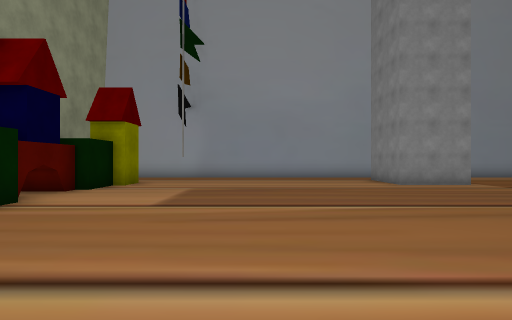
View 1 (above)

24 first-person views from a walk through a scene from a Unity 3-D project. The camera is 1.5 m above the floor, looks level and sees 80° across. Doors are open. The floor is counted in squares, 2 m on a side. Each view is taken from the middle of a square. On the plan, view 1 faces up. The plan holds only what a view shows up to about 10 squares ahead; the rest is blank. The place goes on beyond the plan. The player character is not drawn. Some surface patterns are stand-ins.

View 2
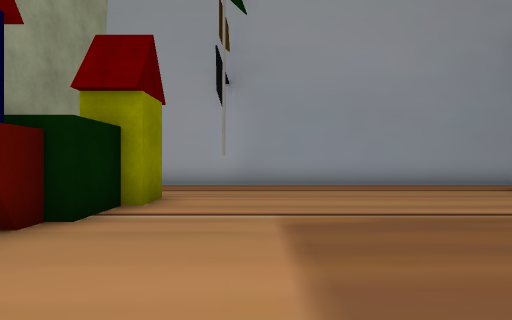

View 3
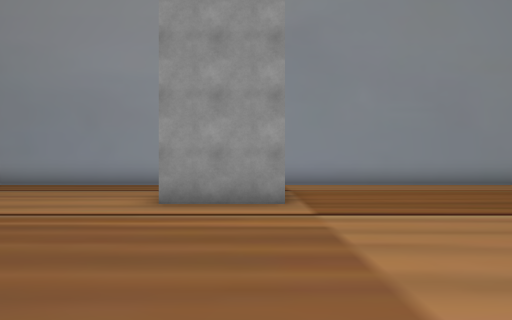

View 4
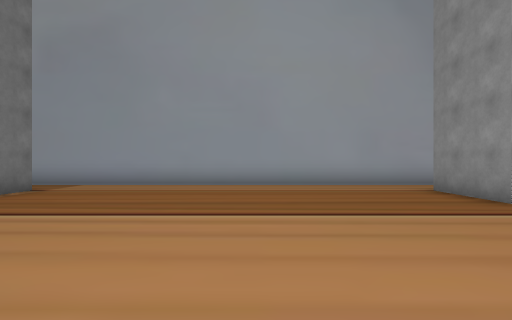

View 5
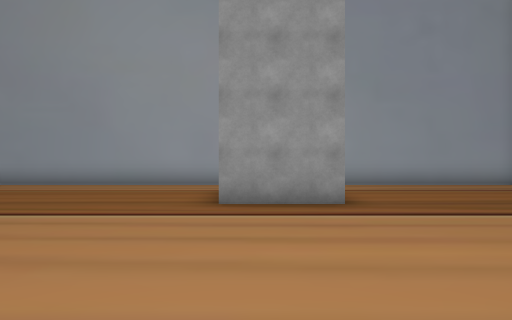

View 6
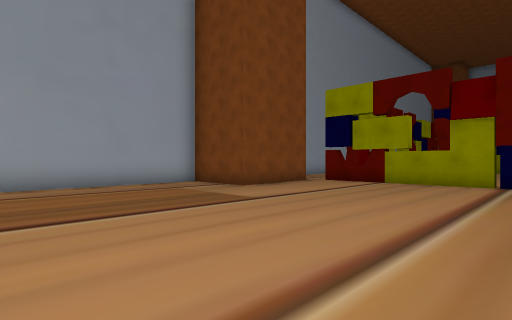

View 7
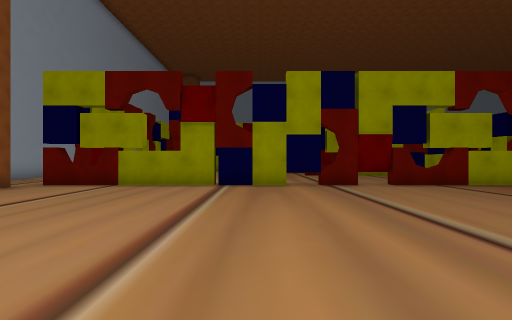

View 8
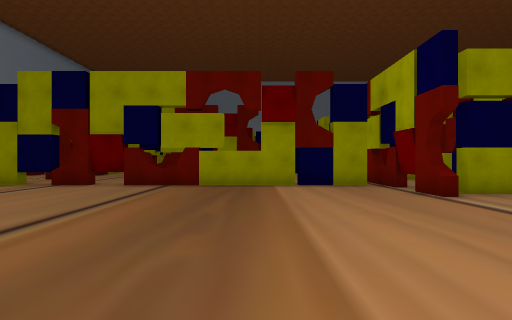

View 9
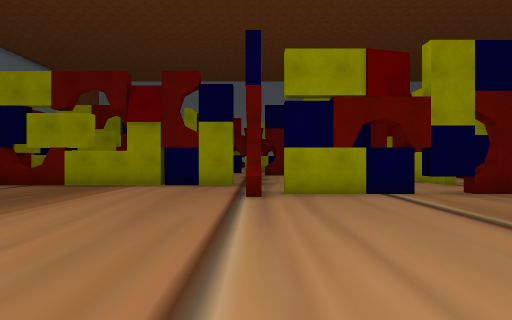

View 10
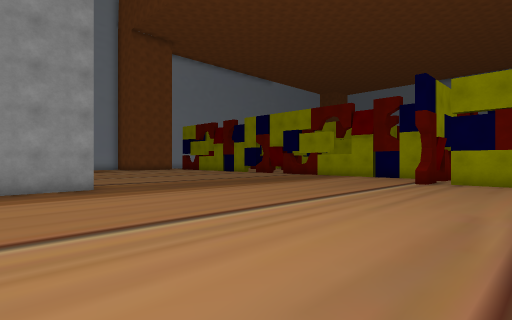

View 11
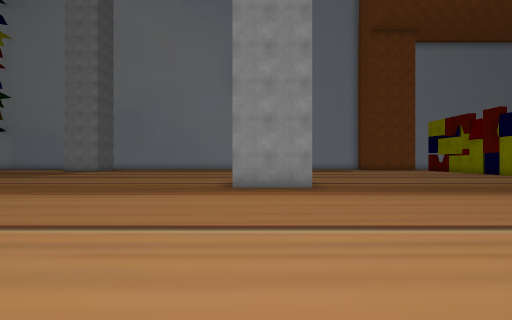

View 12
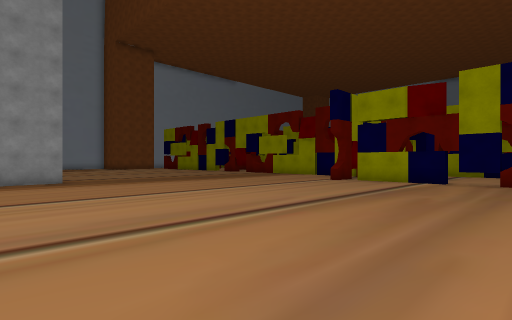

View 13
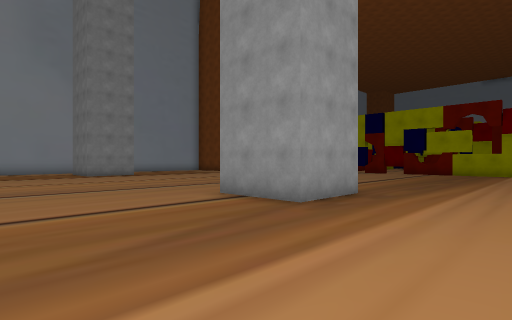

View 14
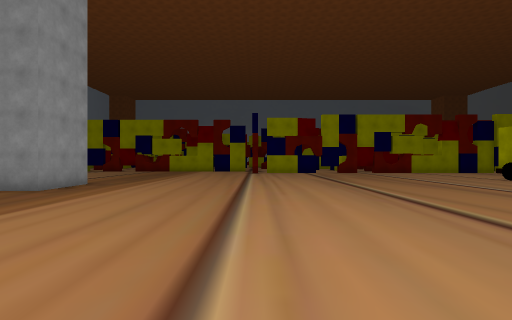

View 15
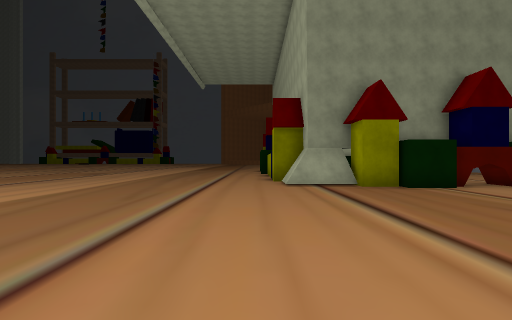

View 16
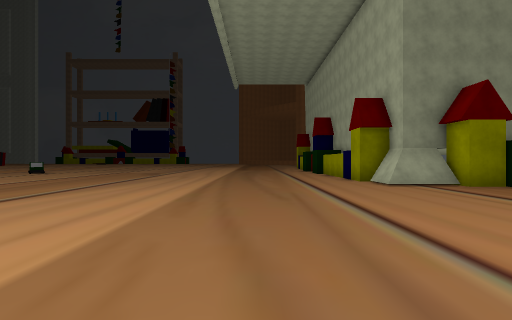

View 17
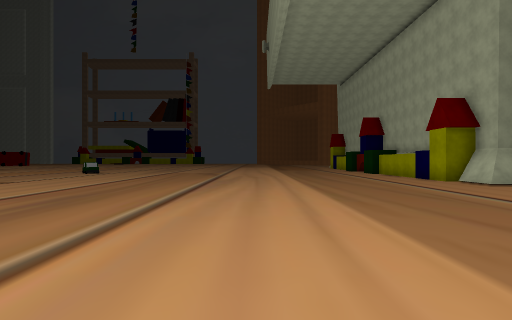

View 18
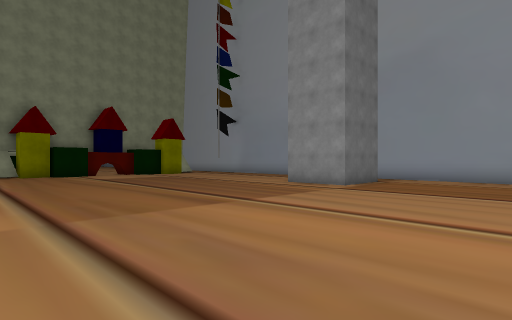

View 19
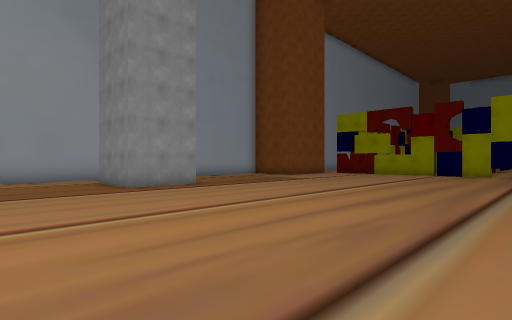

View 20
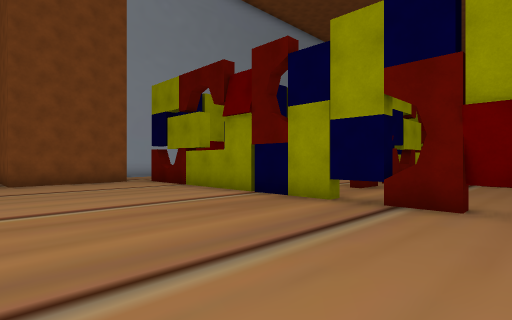

View 21
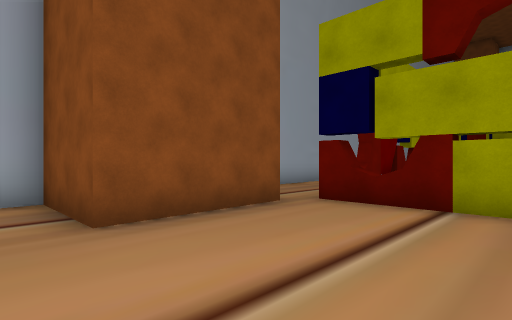

View 22
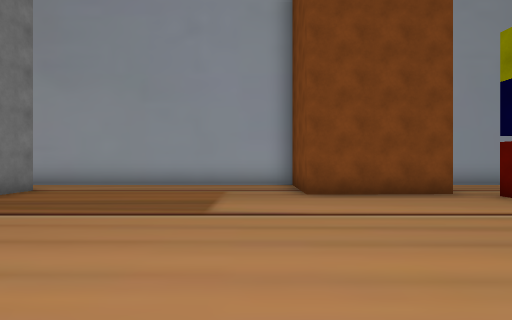

View 23
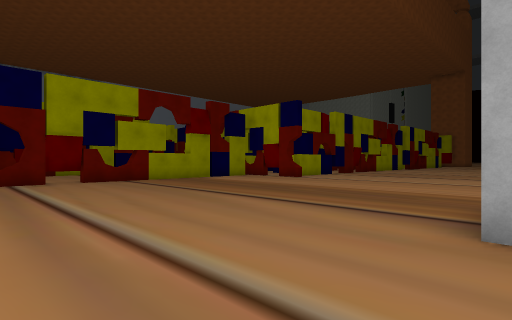

View 24
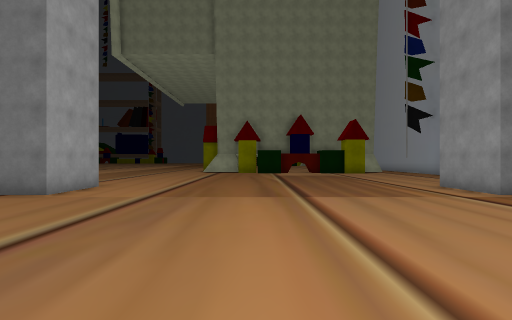

### Floor plan
Points are (right, up) in squares from view 1. A wall is a line through its corners. A room is listed if a view was taken in it or the views show most of it. See-through windows are left out.
Room 1 (views 1, 2, 3, 4, 5, 6, 7, 8, 9, 10, 11, 12, 13, 14, 15, 16, 17, 18, 19, 20, 21, 22, 23, 24)
walls: (4.2, -0.5) (6.5, -0.5) (6.5, -1.5); (18.6, -2.7) (16.4, -2.7) (16.4, -0.4); (18.6, 9.2) (16.4, 9.2) (16.4, 11.5); (6.5, 11.5) (6.5, 9.2) (4.3, 9.2) (4.3, 10); (18.5, 11.5) (18.5, 10.5); (-5.1, 1.3) (-6, 1.3); (-4.5, 4) (-4.5, 3); (-4.2, 5.5) (-4.2, 4.1); (26.1, -7.8) (30, -7.8); (-5.3, 2.9) (-5.3, 1); (-5.4, 3) (-5.4, 1.4); (27.2, -8.1) (26.2, -8.1); (-3.9, 10) (-3.9, 9) (-4.2, 9) (-4.2, 7.7) (-4.5, 7.7) (-4.5, 5.6); (26.7, -11.5) (26.7, -8.7) (27.1, -8.7); (29.1, -7.4) (29.1, 10.4); (26.7, -13.6) (26.7, -11.9); (28.4, 10.7) (25.1, 10.6) (25.1, 13.1) (-2.9, 13.1)
low walls: (-5.3, 1) (-6, 1); (-5, 3) (-5, 1)
ways out: opening at (-3, 11); open door at (-3, 12); open door at (19, -3); gap at (27, -12)

Where each view was taken, in squares from view 1:
view 1: 0 up, 0 right, facing up
view 2: 4 up, 2 left, facing up
view 3: 4 up, 6 right, facing up
view 4: 4 up, 12 right, facing up
view 5: 4 up, 17 right, facing up
view 6: 4 up, 19 right, facing up-right
view 7: 4 up, 20 right, facing right
view 8: 4 down, 20 right, facing right
view 9: 8 down, 20 right, facing right
view 10: 11 down, 16 right, facing up-right
view 11: 11 down, 17 right, facing up
view 12: 14 down, 16 right, facing up-right
view 13: 6 down, 12 right, facing up-right
view 14: 8 down, 9 right, facing right
view 15: 0 up, 4 right, facing left
view 16: 3 down, 4 right, facing left
view 17: 6 down, 4 right, facing left
view 18: 1 up, 11 right, facing up-left
view 19: 1 up, 13 right, facing up-right
view 20: 0 up, 24 right, facing up-right
view 21: 7 up, 24 right, facing up-right
view 22: 4 up, 24 right, facing up
view 23: 3 up, 18 right, facing down-right
view 24: 4 up, 13 right, facing left
